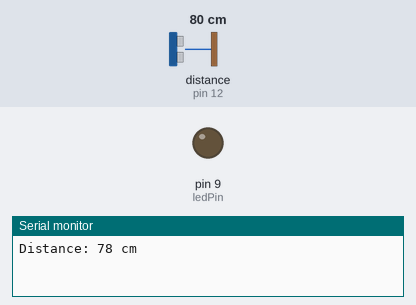
The sketch below on a simulated Arduino Uno, built with avr-gcc and run on an emulated ATmega328P. Shown: output pins drawn as LEDs (lit = HIGH), the last lines printed to the serial monitor. Wiring (inferred from the names in the program): ultrasonic range finder: trigger pin 13; echo pin 12. Dashed ring = blinking. The test bench sets the inputs (shaded band); at power-on: distance to the obstacle (sensor on pin 12) 80 cm. The echo pulse lasts 58.3 µs per cm; pins used as bus, display or sensor lines are not drawn.

Above: at 1.0 s.
At 2.6 s:
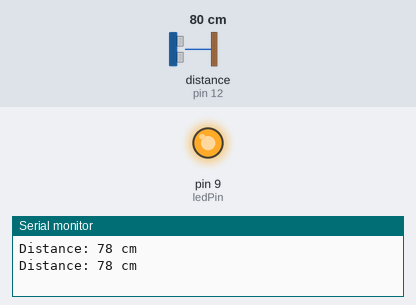
2.7 s: distance to the obstacle (sensor on pin 12) set to 2 cm
6.2 s: distance to the obstacle (sensor on pin 12) set to 35 cm
At 6.67 s:
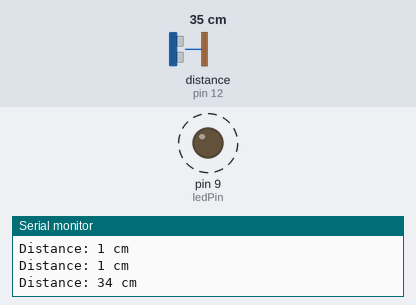
Timing chart, 0 to 15.7 s (numbered marks = the images above; inputs shaded):
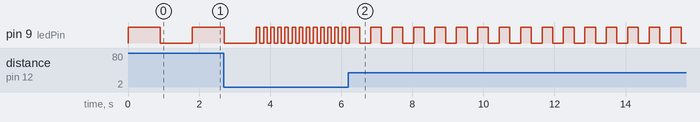

Measured:
- after the input at 6.2 s, pin 9 (ledPin): alternates HIGH for 0.30 s and LOW for 0.30 s, starting after 0.32 s
- by itself, pin 9 (ledPin): repeats every 0.20 s: HIGH 0.10 s, LOW 0.10 s

The sketch:

ex01.ino
```cpp
const int triggerPin = 13;
const int echoPin = 12;
const int ledPin = 9;
long duration;
int distance;
void setup() {
  pinMode(triggerPin, OUTPUT);
  pinMode(echoPin, INPUT);
  pinMode(ledPin, OUTPUT);
  Serial.begin(9600);
}
void loop() {
  digitalWrite(triggerPin, LOW);
  delayMicroseconds(2);
  digitalWrite(triggerPin, HIGH);
  delayMicroseconds(10);
  digitalWrite(triggerPin, LOW);

  duration = pulseIn(echoPin, HIGH);

  // Tính toán khoảng cách dựa trên thời gian
  distance = duration * 0.034 / 2;

  // Hiển thị khoảng cách qua Serial Monitor
  Serial.print("Distance: ");
  Serial.print(distance);
  Serial.println(" cm");

  // Điều khiển đèn LED dựa trên khoảng cách
  if (distance >= 0 && distance < 20) {

    digitalWrite(ledPin, HIGH);
    delay(100);
    digitalWrite(ledPin, LOW);
    delay(100);
  } else if (distance >= 20 && distance < 40) {

    digitalWrite(ledPin, HIGH);
    delay(300);
    digitalWrite(ledPin, LOW);
    delay(300);
  } else if (distance >= 40 && distance < 60) {

    digitalWrite(ledPin, HIGH);
    delay(600);
    digitalWrite(ledPin, LOW);
    delay(600);
  } else if (distance >= 60 && distance < 80) {

    digitalWrite(ledPin, HIGH);
    delay(900);
    digitalWrite(ledPin, LOW);
    delay(900);
  } else if (distance >= 80) {

    digitalWrite(ledPin, HIGH);
    delay(1200);
    digitalWrite(ledPin, LOW);
    delay(1200);
  }
}
```
